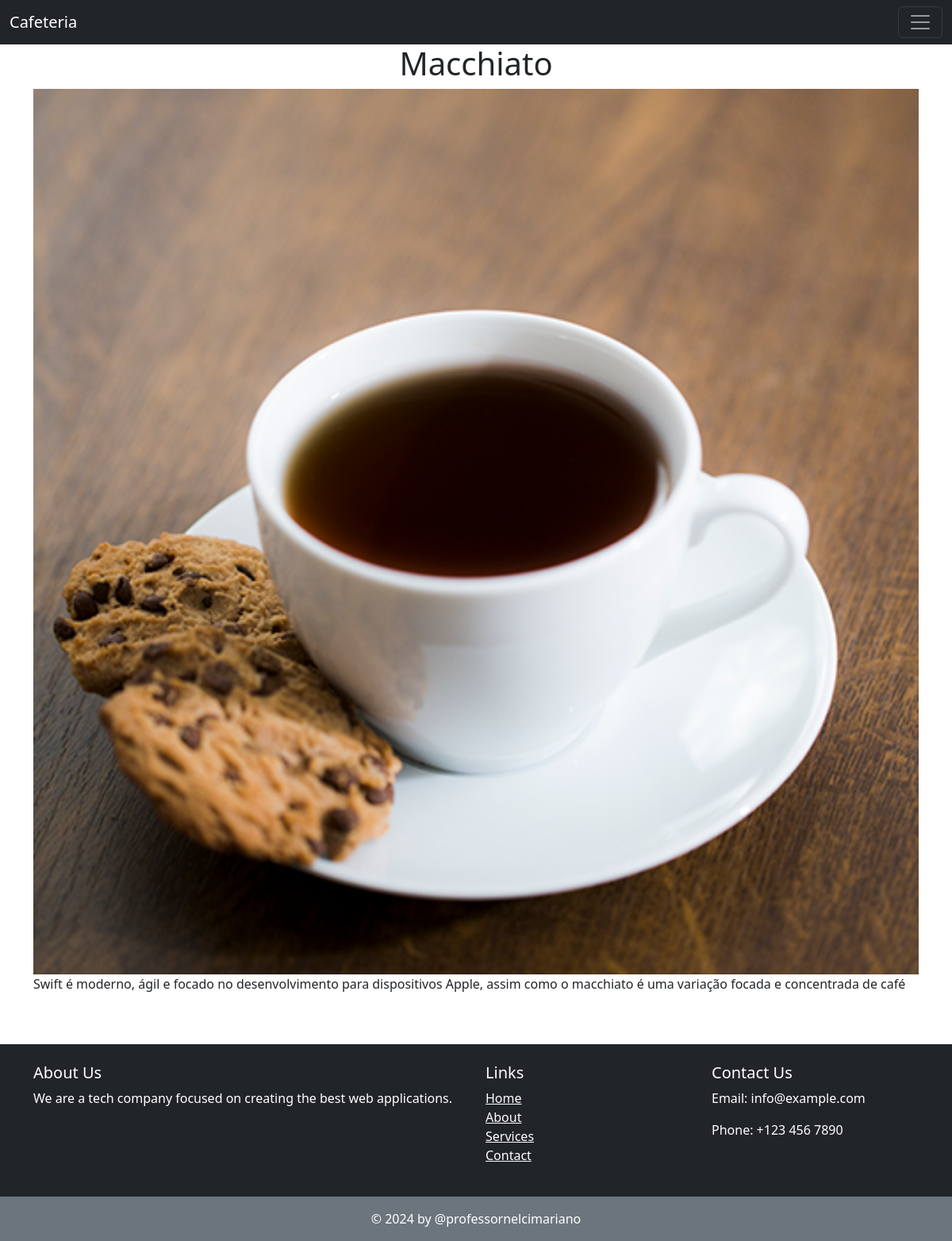
Screenshot of /single_produto.php?id=5 with the database file from the repository.
### tables this page shows
CREATE TABLE `produtos` (
  `id` int(11) NOT NULL,
  `nome` varchar(255) NOT NULL,
  `imagem` varchar(255) NOT NULL,
  `descricao` text NOT NULL
);

### single_produto.php (the view, shortened to what this page needs)
<!DOCTYPE html>
<html lang="en">
<head>
    <link href="https://cdn.jsdelivr.net/npm/bootstrap@5.3.3/dist/css/bootstrap.min.css" rel="stylesheet"
>
</head>
<body>
    <?php
    include 'conn/conect.php';
    include '_inc/menu.php';
    $id = filter_input(INPUT_GET, 'id', FILTER_DEFAULT);
    $sql = "SELECT * FROM produtos WHERE id = :id";
    $stmt = $conn->prepare($sql);
    $stmt->bindParam(':id', $id, PDO::PARAM_INT);
    $stmt->execute();
    $produto = $stmt->fetch(PDO::FETCH_ASSOC);
    if ($produto) {
    ?>
        <div class="container">
            <div class="row">
                    <h1 class="text-center"> <?= $produto['nome'] ?> </h1>
                    <img class="img-fluid" src="img/<?= $produto['imagem'] ?>">
                    <p> <?= $produto['descricao'] ?> </p>
            </div>
        </div>
    <?php
    } else {
        echo "Produto não encontrado.";
    }
    include '_inc/footer.php';

### rows the page displays
produtos: nome "Macchiato", imagem (picture), descricao "Swift é moderno, ágil e focado no desenvolvimento para dispositivos Apple, assim como o macchiato é uma variação focada e concentrada de café"
